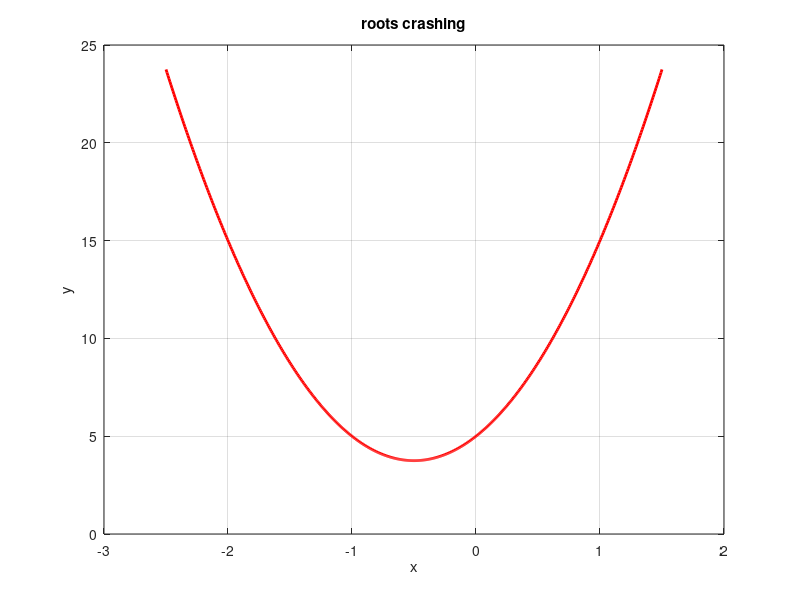

This figure's MATLAB source:
clc;
clear;

a = input('Enter a: ');
b = input('Enter b: ');
c = input('Enter c: ');

u = [a b c];

% a:
s = roots(u);
disp(s);

% b:
x = linspace(min(real(s))-2,max(real(s))+2,500);
y = polyval(u,x);

figure;
plot(x, y ,'r','LineWidth', 2);
title('roots crashing');
xlabel('x');
ylabel('y');
grid on;
hold on;

% c:
if isreal(s)
    plot(s, zeros(size(s)), 'ro','MarkerSize',8,'MarkerFaceColor','r');
end

hold off;
